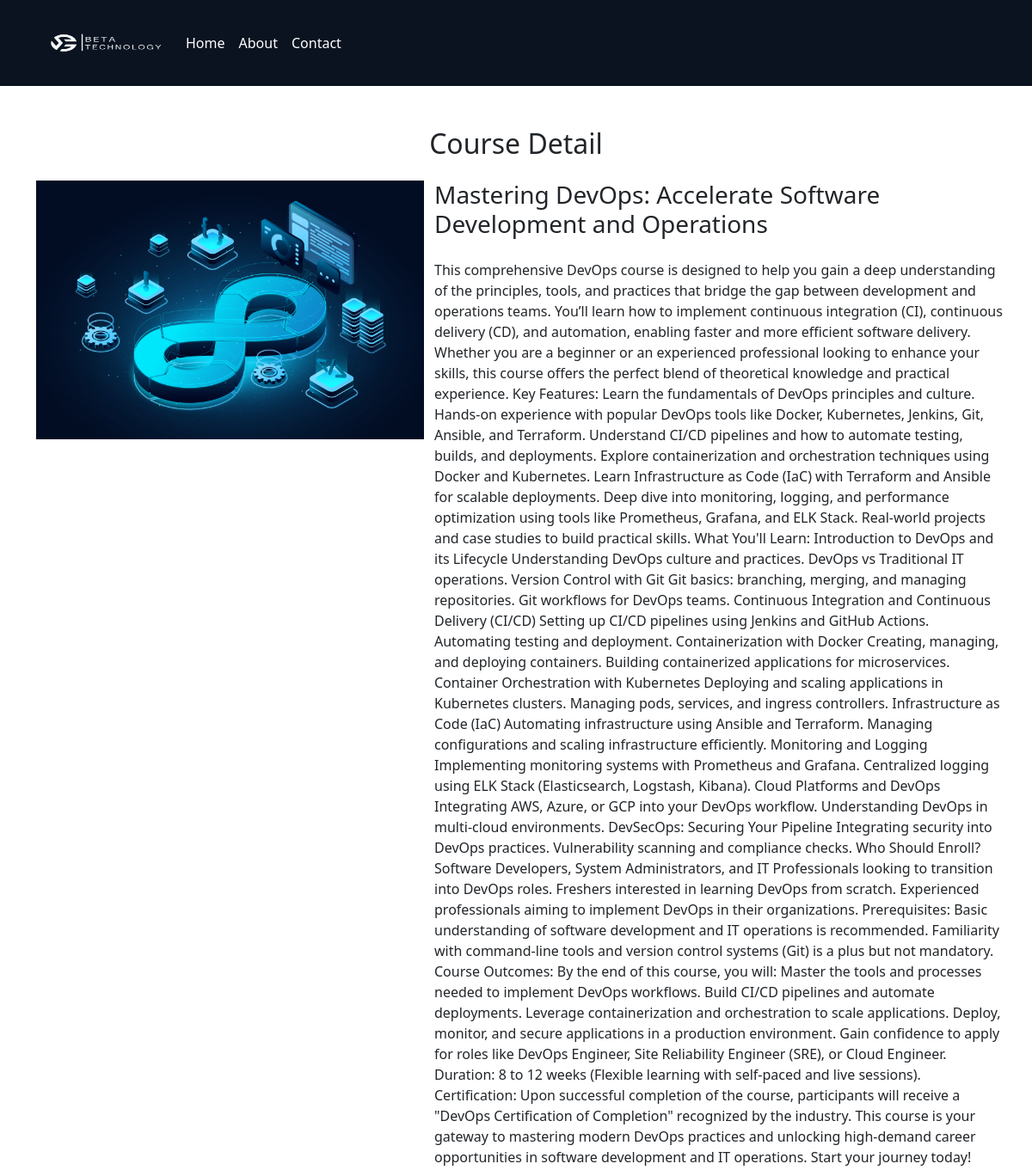
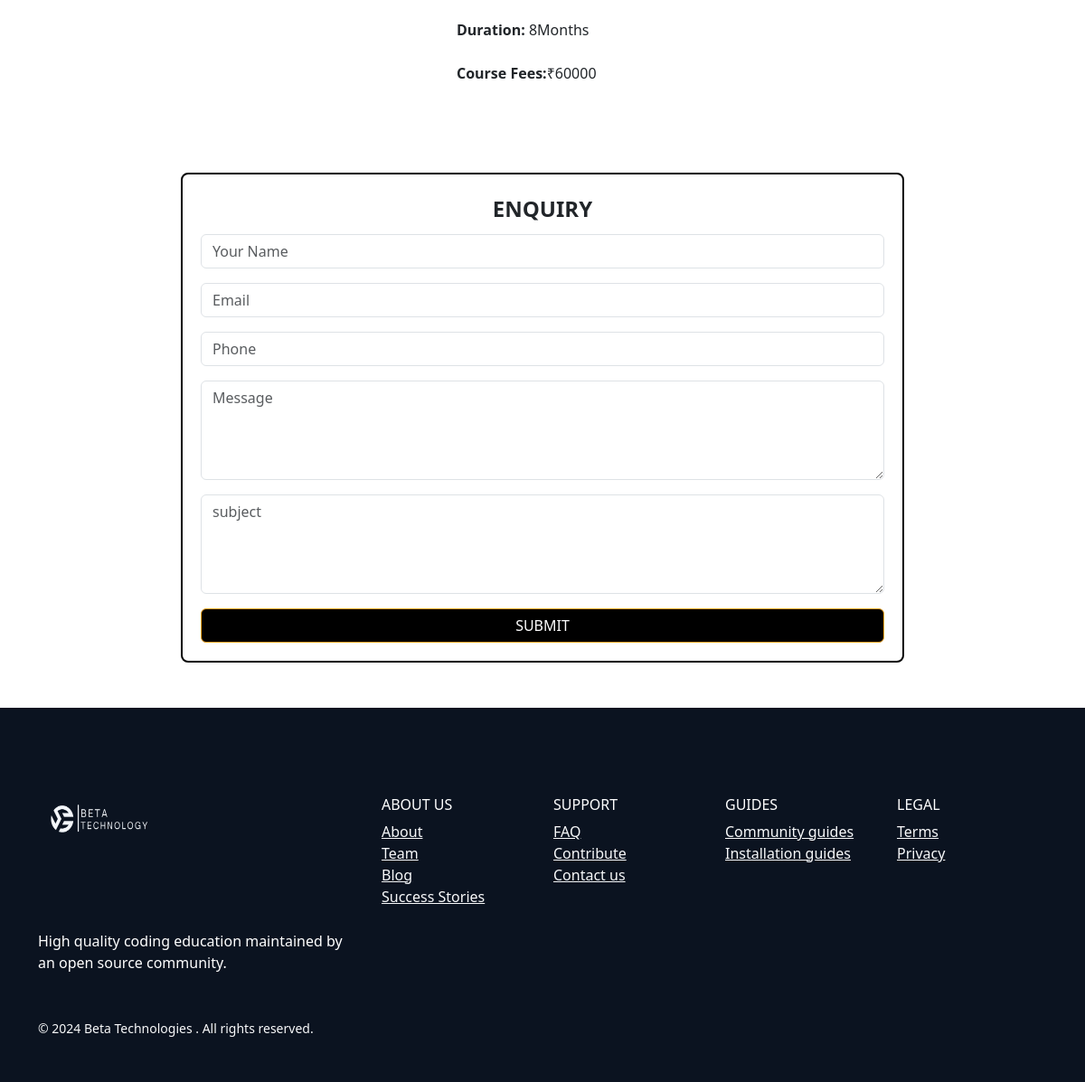
The app's page /course_dtl/7 with its own data (2 pictures, top to bottom).
### beta_app/models.py (models this page shows)
class Course(models.Model):
    c_id=models.TextField()
    c_name=models.TextField()
    dis=models.TextField()
    duration=models.IntegerField()
    Course_fees=models.IntegerField()
    img=models.FileField()

### beta_app/views.py (the view, shortened to what this page needs)
# urls.py: path('course_dtl/<c_id>',views.courses_dtl),
def courses_dtl(req,c_id):
    data=Course.objects.get(pk=c_id)
    return render (req,'cors_dtl.html',{'courses':data})

### templates/cors_dtl.html (shortened to what this page needs)
<!DOCTYPE html>
<html lang="en">
<head>
    {% load static %}
    <link href="https://cdn.jsdelivr.net/npm/bootstrap@5.3.2/dist/css/bootstrap.min.css" rel="stylesheet">
    <link rel="stylesheet" href="{% static 'css/sty.css' %}">
</head>
<body>
    <nav class="navbar navbar-expand-lg" style="background-color:rgba(11,19,32,255); height: 100px;">
        <div class="container">
            <a class="navbar-brand" href="index.html">
                <img src="{% static 'images/beta logo.png' %}" alt="The Odin Project" style="width:150px;  height:100px;">
            </a>
            <div class="collapse navbar-collapse" id="navbarNav">
                <ul class="navbar-nav ml-auto">
                    <li class="nav-item">
                        <a class="nav-link"style="color:white;" href="../">Home</a>
                    </li>
                    <li class="nav-item">
                        <a class="nav-link"style="color:white;" href="../about">About</a>
                    </li>
                    <li class="nav-item">
                        <a class="nav-link" style="color:white;" href="../contact">Contact</a>
                    </li>
                </ul>
            </div>
        </div>
    </nav>
    <div class="container py-5">
        <h2 class="text-center mb-4">Course Detail</h2>
        <div class="row justify-content-center">
            <div class="col-md-5">
                <img src="{{courses.img.url}}" alt="Course Image" class="card-img-top" id="courseImg">
            </div>
                    <div class="col-md-7 card-body">
                        <h3 class="card-title" id="courseName">{{ courses.c_name }}</h3>
                        <p class="card-text">
                            <br> <span id="courseDescription">{{courses.dis}}</span><br> <br>
                            <strong>Duration:</strong> <span id="courseDuration">{{courses.duration}}</span>Months<br><br>
                            <strong>Course Fees:</strong>₹<span id="courseFees">{{courses.Course_fees}}</span>
                        </p>
                    </div>
        </div>
    </div>
    <div class="container">
        <div class="enquiry-form">
            <div class="form-title">ENQUIRY</div>
            <form action="" method="POST">
                <div class="mb-3">
                    <input type="text" class="form-control" placeholder="Your Name" required name="name">
                </div>
                <div class="mb-3">
                    <input type="email" class="form-control" placeholder="Email" required name="email">
                </div>
                <div class="mb-3">
                    <input type="tel" class="form-control" placeholder="Phone" required name="phone">
                </div>
                <div class="mb-3">
                    <textarea class="form-control" rows="4" placeholder="Message" required name="message"></textarea>
                </div>
                <div class="mb-3">
                    <textarea class="form-control" rows="4" placeholder="subject" required name="subject"></textarea>
                </div>
                <div class="text-center">
                    <button type="submit" class="btn submit-btn w-100">SUBMIT</button>
                </div>
            </form>
        </div>
    </div>
    <footer class=" py-5" style="background-color:rgba(11,19,32,255); color: white;">
        <div class="container ">
            <div class="row">
                <div class="col-md-4 " >
                    <img src="{% static 'images/beta logo.png' %}" alt="Logo" class="mb-5" style="width: 35%; height: 150px;">
                    <div class="mb-5">
                        <p>High quality coding education maintained by an open source community.</p>
                    </div>
                </div>
                <div class="col-md-2 mb-4" style="margin-top: 50px;">
                    <h6 class="text-uppercase">About us</h6>
                    <ul class="list-unstyled">
                        <li><a href="#" class="text-light">About</li>
                        <li><a href="#" class="text-light">Team</a></li>
                        <li><a href="#" class="text-light">Blog</a></li>
                        <li><a href="#" class="text-light">Success Stories</a></li>
                    </ul>
                </div>
                <div class="col-md-2 mb-4"style="margin-top: 50px;">
                    <h6 class="text-uppercase ">Support</h6>
                    <ul class="list-unstyled">
                        <li><a href="#" class="text-light">FAQ</a></li>
                        <li><a href="#" class="text-light">Contribute</a></li>
                        <li><a href="#" class="text-light">Contact us</a></li>
                    </ul>
                </div>
                <div class="col-md-2 mb-4"style="margin-top: 50px;">
                    <h6 class="text-uppercase ">Guides</h6>
                    <ul class="list-unstyled">
                        <li><a href="#" class="text-light">Community guides</a></li>
                        <li><a href="#" class="text-light">Installation guides</a></li>
                    </ul>
                </div>
                <div class="col-md-2 mb-4"style="margin-top: 50px;">
                    <h6 class="text-uppercase ">Legal</h6>
                    <ul class="list-unstyled">
                        <li><a href="#" class="text-light">Terms</a></li>
                        <li><a href="#" class="text-light">Privacy</a></li>
                    </ul>
                </div>
            </div>
            <div class="">
                <small class="text-light">&copy; 2024 Beta Technologies . All rights reserved.</small>
            </div>
        </div>
      </footer>
</body>
</html>

### static/css/sty.css (style rules this page uses)
.enquiry-form { max-width: 800px; margin: 50px auto; border: 2px solid black; padding: 20px; border-radius: 8px; background-color: #fff; }
.form-title { font-weight: bold; text-align: center; font-size: 1.5rem; margin-bottom: 10px; }
.submit-btn { background-color:black; border-color: #f6a922; color: white; }

### records on screen
Course: img (picture), c_name "Mastering DevOps: Accelerate Software Development and Operations", dis "This comprehensive DevOps course is designed to help you gain a deep understanding of the principles, tools, and practices that bridge the gap between development and operations teams. You’ll learn how to implement continuous integration (CI), continuous delivery (CD), and automation, enabling faster and more efficient software delivery. Whether you are a beginner or an experienced professional looking to enhance your skills, this course offers the perfect blend of theoretical knowledge and practical experience. Key Features: Learn the fundamentals of DevOps principles and culture. Hands-on experience with popular DevOps tools like Docker, Kubernetes, Jenkins, Git, Ansible, and Terraform.…", duration "8", Course_fees "60000"
